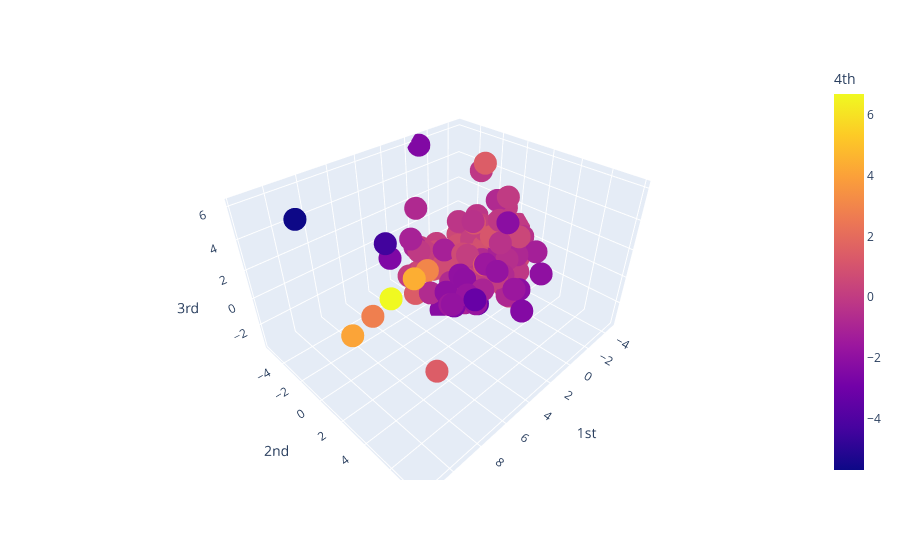

Notebook code for this chart:
### Code cell
# 3D plot with PC1, PC2, PC3 as axis and PC4 as color
df_pc = pd.DataFrame(Xpca, columns = ['1st','2nd','3rd','4th','5th','6th','7th','8th'])
fig = px.scatter_3d(df_pc, x='1st', y='2nd', z='3rd',
              color='4th')
fig.show()
